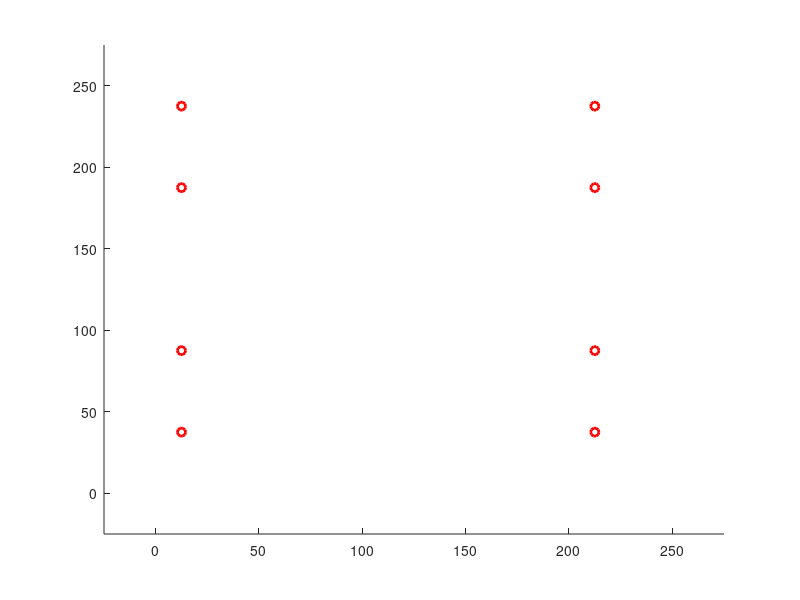

Write the MATLAB code that produced this figure. (Note: this script raises an error after producing the figure.)
%% Variable Setup

addpath('C:\Users\IceFox\Desktop\ERMINE\MATLAB')

% Map Setup
grid_size = [10 10];
grid_w = 25;

tol_wp = 18;                    
tol_line_width = 12;

cvg_sample_side = [20 20];
fixed_offset = [96.5 -54.5];
starting_grid = [1 2];

% Algorithms
Algorithm = 'square_waypoint';
navigation_mode = 'Line';

% Time Frame Setup
max_step = 20000;
interval_system_time = 2;
interval_normal_linear_command_send = 15;
interval_rotation_command_send = 10;

% Robot Dynamics Setup
tol_transform = pi/50;
Dy_angv_transform = pi/24;
tol_heading = pi/7;

update_rate_streaming = 1;                      
update_rate_streaming_single_value = 1; 
update_rate_sim = 0.2;

% Serial Communication Setup
Serial_port = 'COM12';
baudrate = 9600;


% Toggle 
is_xbee_on = false;
is_streaming_on = false;

is_calculate_coverage = false;
is_display_coverage_map = false;
is_display_wp = true;
is_display_wp_clearing = false;
is_display_route = true;
is_display_route_clearing = true;
is_display_grid_on = true;
is_print_coverage = false;
is_print_sent_commands = true;
is_print_route_deviation = false;
is_fixed_offset = false;
is_sim_normal_noise_on= true;
is_sim_large_noise_y_on = true;
is_sim_heading_correction = false;
is_streaming_collect_single_values = true;

% Data streaming setup
streaming_max_single_val = 1000;                 % unit: cm
streaming_max_shift_dis = 35;                       % unit: cm 
streaming_max_shift_dis_single_value = 20;    % unit: cm

max_pos_initialize = 10;

% Simulation Setup
sim_noise_normal = 20;                        %unit: cm
sim_noise_large_y_frequency = 0.05;
sim_noise_large_y = 50;

robot_weight = [1.5 1.5 1.5 1.5];
robot_Form = 2;

%% Variable initialization


heading = [0 0 pi pi];

time_pause = interval_system_time/100;

pos_uwb_offset = [0 -3];
flex_offset = [0 0];
pos_uwb_raw =  zeros(2, max_step);
pos_uwb = zeros(2, max_step);

pos_center = zeros(4, 2, max_step);

%heading = zeros(4, max_step);

Grid_setup = zeros(grid_size(1),  grid_size(2));
Grid_current =  zeros(grid_size(1),  grid_size(2), max_step);
Grid_visited =  zeros(grid_size(1),  grid_size(2), max_step);
robot_Grid = [];

prev_char_command = 'S';
command_count_normal_linear = 0;
command_count_rotation = 0;

Dy_force = zeros(4, 2, max_step);
Dy_a = zeros(4, 2, max_step);
Dy_v = zeros(4, 2, max_step);

is_rotating = false;

Wp = [];

Circle_Wp = [];

Line_Linear_Route = [];

Line_Robot = [];
Line_Robot_area = [];
Line_Border = [];
loc_center = [0 0];

is_transforming = false;

RobotShapes = [0 0 0 0 ;              
                        0 0 pi pi;
                        0 0 0 -pi;
                        -pi 0 0 0;
                        -pi 0 0 -pi;
                        -pi/2 0 pi 0;
                        -pi/2 0 pi pi/2];
       
for idx = 1:3
    RobotShapes = [RobotShapes; RobotShapes + pi/2*idx];
end
                    
%                                    Robot Shapes
%   =====================================
%         s01     s02      s03     s04      s05        s06       s07
%   -----------------------------------------------------------------
%
%          4                  4 3       4
%          3       2 3       2         3       4 3        2 3 4     2 3
%          2       1 4       1       1 2         2 1        1           1 4
%          1                      
%
%         s08           s010         s11        s12       s13      s14
%   -----------------------------------------------------------------
%
%                        1 2 4        1              4         2            2
%       1 2 3 4            3         2 3 4      2 3      1 3         1 3
%                                                     1           4         4
%  

Char_command_array_linear = ['R', 'F', 'L', 'B'];
Char_command_array_linear_adjustment =  ['r', 'f', 'l', 'b'];
heading_command_compensate = 0;

char_command = '';
Cvg = [];
count_cvg_point = 0;
cvg_sample_w = grid_w*[grid_size(1)/cvg_sample_side(1) grid_size(2)/cvg_sample_side(2)];
grid_dhw = sqrt(2) / 2 * grid_w;

count_pos_initialize = 0;
is_pos_initialized = false;
pos_initial = [];

if (is_xbee_on)
    delete(instrfindall);
    arduino = serial(Serial_port,'BaudRate',baudrate);
    fopen(arduino);
    
    % TO CHANGE!
    writedata = char('2');
    fwrite(arduino,writedata,'char');
end

for idxx = 1:(cvg_sample_side(2)+1)
    for idxy = 1:(cvg_sample_side(1)+1)
        Cvg = [Cvg; cvg_sample_w(1)*(idxy-1) cvg_sample_w(2)*(idxx-1) 0];
    end
end

%% Waypoint Generation

if (strcmp(navigation_mode,'Line'))
    wp_current = 1;
    disp('Generating robot routes...')
    for idx = 1: grid_size(1)-1
        if (mod(idx, 4) == 1)
            if (idx == 1)
                Wp = [Wp; 0.5*grid_w  (idx+0.5)*grid_w 2 1];
            else
                Wp = [Wp; 0.5*grid_w  (idx+floor(idx/2)+0.5)*grid_w 2 0];
            end
        end
        if (mod(idx, 4) == 2)
            Wp = [Wp; (grid_size(2) - 1.5)*grid_w  (idx+floor(idx/2)-1.5)*grid_w 2 0];
        end
        if (mod(idx, 4) == 3)
            Wp = [Wp; (grid_size(2) - 1.5)*grid_w (idx+floor(idx/2)-0.5)*grid_w 1 0];
        end
        if (mod(idx, 4) == 0)
            Wp = [Wp; 0.5*grid_w  (idx+floor(idx/2)-2.5)*grid_w 1 0];
        end
    end
elseif (strcmp(navigation_mode,'Point'))
    disp('Generating waypoints...')
    wp_current = 1;
    for idx = 1: grid_size(1)
        if (mod(idx, 4) == 1)
            Wp = [Wp; 0.5*grid_w  (idx+0.5)*grid_w 1];
            Wp = [Wp; (0.5+(grid_size(2)-2)*1/4.0)*grid_w  (idx+0.5)*grid_w 25];
            Wp = [Wp; (0.5+(grid_size(2)-2)*2/4.0)*grid_w  (idx+0.5)*grid_w 8];
            Wp = [Wp; (0.5+(grid_size(2)-2)*3/4.0)*grid_w  (idx+0.5)*grid_w 9];
        end
        if (mod(idx, 4) == 2)
            Wp = [Wp; (grid_size(2) - 1.5)*grid_w  (idx-0.5)*grid_w 21];
        end
        if (mod(idx, 4) == 3)
            Wp = [Wp; (grid_size(2) - 1.5)*grid_w (idx+0.5)*grid_w 2];
            Wp = [Wp; (grid_size(2) - 1.5 - (grid_size(2)-2)*1/4.0)*grid_w  (idx+0.5)*grid_w 11];
            Wp = [Wp; (grid_size(2) - 1.5 - (grid_size(2)-2)*2/4.0)*grid_w  (idx+0.5)*grid_w 13];
            Wp = [Wp; (grid_size(2) - 1.5 - (grid_size(2)-2)*3/4.0)*grid_w  (idx+0.5)*grid_w 5];
        end
        if (mod(idx, 4) == 0)
            Wp = [Wp; 0.5*grid_w  (idx-0.5)*grid_w 2];
        end
    end
else
    disp('Navigation method is invalid.')
    disp('Terminating Matlab script...')
    return
end

%% DRAW MAP
figure(1)
axis([-grid_w grid_w*(grid_size(1)+1) -grid_w grid_w*(grid_size(2)+1)])
hold on

 % Draw Waypoints
if (is_display_wp)
    for idx = 1: size(Wp,1)
        Circle_Wp(idx) = plot(Wp(idx, 1), Wp(idx, 2),'Color', 'r', 'LineWidth', 2, 'Marker', 'o');
    end
end
txt_endLine = [0 0];
txt_endLine_last = [0 0];

%% Square Waypoint  (SW)
tic
if ( strcmp( Algorithm, 'square_waypoint'))
    
    % Algorithm Setup
    occup_start = [2 1; 1 1; 1 2; 2 2];
    
    for idx = 1: 4
        Grid_current( occup_start( idx, 1), occup_start( idx, 2), 1) = idx ;
        Grid_visited( occup_start( idx, 1), occup_start( idx, 2), 1) = 1;
    end 
    pos_uwb_raw(:, 1) = pos_uwb_offset;
    pos_uwb(:, 1) = pos_uwb_raw(:, 1);

    % Algorithm Main Loop
    for step = 1:max_step
        
        % Pause function
        pause(time_pause);
           
        % streaming input
        if (is_streaming_on)
           
            fid = fopen('C:\Marvelmind\dashboard\logs\TestLog.txt','rt');
            txt_Streaming = textscan(fid, '%f %f %f %f %f %f %f %f %f %f %f %f %f %f %f', 'delimiter', ',','collectoutput',true...
                  , 'HeaderLines', 3);
            txt_Streaming=txt_Streaming{1};
            fclose(fid);
            txt_rows=size(txt_Streaming,1);
            txt_endLine = txt_Streaming(end, 5:6);
            
            if (is_fixed_offset) 
                txt_endLine = txt_endLine*100 + fixed_offset;
            else
                txt_endLine = txt_endLine*100 + flex_offset;
            end
            
            % Initialize starting position
            if (~is_pos_initialized && (txt_endLine(1) ~= 0 &&  ~isnan(txt_endLine(1))  &&  txt_endLine(2) ~= 0 &&  ~isnan(txt_endLine(2))))
                if (txt_endLine(1) < streaming_max_single_val && txt_endLine(2) < streaming_max_single_val)
                    count_pos_initialize = count_pos_initialize + 1;
                    pos_initial = [pos_initial; txt_endLine];
                    if count_pos_initialize >= max_pos_initialize
                        txt_endLine_last = mean(pos_initial);
                        is_pos_initialized = true;
                        disp(['Position initialized at x:',  num2str(txt_endLine_last(1)), '; y:', num2str(txt_endLine_last(2))]);
                        flex_offset = (starting_grid - [0.5 0.5])* grid_w - txt_endLine_last;
                        %pos_uwb_offset = txt_endLine_last - starting_grid * grid_w;
                        txt_endLine_last = starting_grid * grid_w;
                    end
                    pos_uwb(:, step+1) = pos_uwb(:, step);
                end
            elseif  (is_pos_initialized)
                % Streaming with Dashboard data
                if (~is_streaming_collect_single_values && txt_endLine(1) ~= 0 &&  ~isnan(txt_endLine(1))  &&  txt_endLine(2) ~= 0 &&  ~isnan(txt_endLine(2)) )
                    if (txt_endLine_last(1) ~= txt_endLine(1) || txt_endLine_last(2) ~= txt_endLine(2)) 
                        if norm(txt_endLine_last - txt_endLine) < streaming_max_shift_dis
                            line([txt_endLine_last(1) txt_endLine(1)], [txt_endLine_last(2) txt_endLine(2)]);
                            txt_endLine_last = txt_endLine;
                            pos_uwb(:, step+1) = (1 - update_rate_streaming) * pos_uwb(:, step) + update_rate_streaming * txt_endLine_last.' ;
                        else
                            pos_uwb(:, step+1) = pos_uwb(:, step);
                        end
                    else
                        pos_uwb(:, step+1) = pos_uwb(:, step);
                    end
                % Single value allowed for data streaming at higher frequency
                elseif (is_streaming_collect_single_values && txt_endLine(1) ~= 0  && txt_endLine(2) ~= 0 )
                     if(~isnan(txt_endLine(1)) && ~isnan(txt_endLine(2)))
                        if (txt_endLine_last(1) ~= txt_endLine(1) || txt_endLine_last(2) ~= txt_endLine(2)) 
                            if norm(txt_endLine_last - txt_endLine) < streaming_max_shift_dis
                                line([txt_endLine_last(1) txt_endLine(1)], [txt_endLine_last(2) txt_endLine(2)]);
                                txt_endLine_last = txt_endLine;
                                pos_uwb(:, step+1) = (1 - update_rate_streaming) * pos_uwb(:, step) + update_rate_streaming * txt_endLine_last.' ;
                            else
                                pos_uwb(:, step+1) = pos_uwb(:, step);
                            end
                        else
                            pos_uwb(:, step+1) = pos_uwb(:, step);
                        end
                     elseif(~isnan(txt_endLine(1)))
                        if (txt_endLine_last(1) ~= txt_endLine(1))
                            txt_endLine = [txt_endLine(1) txt_endLine_last(2)];
                            if norm(txt_endLine_last - txt_endLine) < streaming_max_shift_dis_single_value
                                line([txt_endLine_last(1) txt_endLine(1)], [txt_endLine_last(2) txt_endLine_last(2)]);
                                txt_endLine_last = txt_endLine;
                                pos_uwb(:, step+1) = (1 - update_rate_streaming_single_value) * pos_uwb(:, step) + update_rate_streaming_single_value * txt_endLine_last.' ;
                            else
                                pos_uwb(:, step+1) = pos_uwb(:, step);
                            end
                        else
                            pos_uwb(:, step+1) = pos_uwb(:, step);
                        end
                    elseif(~isnan(txt_endLine(2)))
                        if (txt_endLine_last(2) ~= txt_endLine(2))
                            txt_endLine = [txt_endLine_last(1) txt_endLine(2)];
                            if norm(txt_endLine_last - txt_endLine) < streaming_max_shift_dis_single_value
                                line([txt_endLine_last(1) txt_endLine_last(1)], [txt_endLine_last(2) txt_endLine(2)]);
                                txt_endLine_last = txt_endLine;
                                pos_uwb(:, step+1) = (1 - update_rate_streaming_single_value) * pos_uwb(:, step) + update_rate_streaming_single_value * txt_endLine_last.'  ;
                            else
                                pos_uwb(:, step+1) = pos_uwb(:, step);
                            end
                        else
                            pos_uwb(:, step+1) = pos_uwb(:, step);
                        end
                    else
                        pos_uwb(:, step+1) = pos_uwb(:, step);
                    end
                else
                    pos_uwb(:, step+1) = pos_uwb(:, step);
                end
            else
                pos_uwb(:, step+1) = pos_uwb(:, step);
            end
        end
        
        % Grid Location
        robot_Grid = [floor(pos_uwb(1, step)/grid_w) floor(pos_uwb(2, step)/grid_w)];
        
        % Waypoint clearing
        if(norm(pos_uwb(:, step).' - Wp(wp_current, 1:2)) < tol_wp )
            if (is_display_wp && is_display_wp_clearing)
                delete(Circle_Wp(wp_current));
            end
            wp_current = wp_current + 1;
            % Break condition
            if wp_current > size(Wp,1)
                break;
            end
            heading_command_compensate = floor((Wp(wp_current, 3)-1)/7);
        end
        
        % Transformation
        is_require_transform = false;
        for rbtidx = 1:4
            if abs(heading(rbtidx) - RobotShapes(Wp(wp_current, 3),rbtidx)) > tol_transform
                is_require_transform = true;
            end
        end
       
        
        if (robot_Form ~= Wp(wp_current, 3) && is_require_transform)
            if (command_count_rotation >= interval_rotation_command_send)
                is_transforming = true;
                if (is_xbee_on)
                    writedata = char(num2str(Wp(wp_current, 3)));
                    fwrite(arduino,writedata,'char');
                end
                prev_char_command = char(num2str(Wp(wp_current, 3)));
                if (is_print_sent_commands) 
                    disp(['Time:', num2str(round(toc,2)), 's; Command Sent: ''' , num2str(Wp(wp_current, 3)), ''''])
                end
                command_count_rotation = 0;
            else
                command_count_rotation = command_count_rotation + 1;
            end
        else
            robot_Form = Wp(wp_current, 3);
            is_transforming = false;
        end
            
        % Robot Motion
        if (~is_pos_initialized && is_streaming_on)
            pos_uwb(:, step+1) = pos_uwb(:, step);
        elseif (is_transforming)
            heading = robotTransformation(Wp(wp_current, 3), heading, RobotShapes, tol_transform, Dy_angv_transform);
            pos_uwb(:, step+1) = pos_uwb(:, step);
        elseif (heading(2) > tol_heading && is_sim_heading_correction ) 
            [Dy_v(:, :, step), heading] = robotMovement('l', heading, 0);
            pos_uwb(:, step+1) = pos_uwb(:, step);
        elseif (heading(2) < - tol_heading && is_sim_heading_correction) 
            [Dy_v(:, :, step), heading]  = robotMovement('r', heading, 0);
            pos_uwb(:, step+1) = pos_uwb(:, step);
        else
            % Waypoint navigation
            if (strcmp(navigation_mode,'Point'))
                if abs(Wp(wp_current, 1) - pos_uwb(1,step)) > abs(Wp(wp_current, 2) - pos_uwb(2,step)) 
                    if Wp(wp_current, 1) - pos_uwb(1,step) > 0
                        char_command = Char_command_array_linear(1+mod(heading_command_compensate,4));  
                    else
                        char_command = Char_command_array_linear(1+mod(heading_command_compensate+2,4));
                    end
                else
                    if Wp(wp_current, 2) - pos_uwb(2,step) > 0
                        char_command = Char_command_array_linear(1+mod(heading_command_compensate+1,4));
                    else
                        char_command = Char_command_array_linear(1+mod(heading_command_compensate+3,4));
                    end
                end
            % Line navigation
            elseif (strcmp(navigation_mode,'Line'))
                if (Wp(wp_current, 4) == 1)
                    if abs(Wp(wp_current, 1) - pos_uwb(1,step)) > abs(Wp(wp_current, 2) - pos_uwb(2,step)) 
                        if Wp(wp_current, 1) - pos_uwb(1,step) > 0
                            char_command = Char_command_array_linear(1+mod(heading_command_compensate,4));  
                        else
                            char_command = Char_command_array_linear(1+mod(heading_command_compensate+2,4));
                        end
                    else
                        if Wp(wp_current, 2) - pos_uwb(2,step) > 0
                            char_command = Char_command_array_linear(1+mod(heading_command_compensate+1,4));
                        else
                            char_command = Char_command_array_linear(1+mod(heading_command_compensate+3,4));
                        end
                    end
                else
                    route_deviation = Dis_point_line([pos_uwb(: , step).' 0], [Wp(wp_current, 1:2) 0], [Wp(wp_current-1, 1:2) 0]) - tol_line_width;
                    if  (route_deviation < 0)
                        if abs(Wp(wp_current, 1) - pos_uwb(1,step)) > abs(Wp(wp_current, 2) - pos_uwb(2,step)) 
                            if Wp(wp_current, 1) - pos_uwb(1,step) > 0
                                char_command = Char_command_array_linear(1+mod(heading_command_compensate,4));  
                            else
                                char_command = Char_command_array_linear(1+mod(heading_command_compensate+2,4));
                            end
                        else
                            if Wp(wp_current, 2) - pos_uwb(2,step) > 0
                                char_command = Char_command_array_linear(1+mod(heading_command_compensate+1,4));
                            else
                                char_command = Char_command_array_linear(1+mod(heading_command_compensate+3,4));
                            end
                        end
                    else
                        if (is_print_route_deviation)
                            disp(['Time:', num2str(round(toc,2)), 's; Grid: (', num2str(robot_Grid(1)), ',' num2str(robot_Grid(2)), ...
                                    '); Track deviation: ', num2str(round(route_deviation,2)), 'cm.' ]);
                        end
                        
                        closest_point_to_track = closestPoint(pos_uwb(:,step).', Wp(wp_current-1, 1:2), Wp(wp_current, 1:2));

                        if abs(closest_point_to_track(1) - pos_uwb(1,step)) > abs(closest_point_to_track(2) - pos_uwb(2,step)) 
                            if closest_point_to_track(1) - pos_uwb(1,step) > 0
                                char_command = Char_command_array_linear_adjustment(1+mod(heading_command_compensate,4));  
                            else
                                char_command = Char_command_array_linear_adjustment(1+mod(heading_command_compensate+2,4));
                            end
                        else
                            if closest_point_to_track(2) - pos_uwb(2,step) > 0
                                char_command = Char_command_array_linear_adjustment(1+mod(heading_command_compensate+1,4));
                            else
                                char_command = Char_command_array_linear_adjustment(1+mod(heading_command_compensate+3,4));
                            end
                        end
                    end
                end
            end
            
            % Movement for simulations
            if (~is_streaming_on && ~is_transforming)
                [Dy_v(:, :, step), heading]  = robotMovement(char_command, heading, 2);
                sim_noise = 0;
                if (is_sim_normal_noise_on)
                    sim_noise = sim_noise + rand(2,1) * sim_noise_normal - sim_noise_normal/2.0;
                end
                if (is_sim_large_noise_y_on && rand < sim_noise_large_y_frequency) 
                    sim_noise = sim_noise + [0.5; rand] * sim_noise_large_y - sim_noise_large_y/2.0;
                end
                pos_uwb(:, step+1) = Dy_v(2, :, step).' * interval_system_time+ ...
                                                    update_rate_sim* (pos_uwb(:, step) + sim_noise)...
                                                   + (1 - update_rate_sim)* pos_uwb(:, step);
            end
        end
        
        % Xbee Communication
        if (~is_transforming && ~strcmp(char_command,char(prev_char_command)) || (command_count_normal_linear >= interval_normal_linear_command_send))
            if (is_xbee_on)
                writedata = char(char_command);
                fwrite(arduino,writedata,'char');
            end
            prev_char_command = char_command;
            if (is_print_sent_commands) 
                disp(['Time:', num2str(round(toc,2)), 's; Command Sent: ''' , char_command, ''''])
            end
            command_count_normal_linear = 0;
        else
            command_count_normal_linear = command_count_normal_linear + 1;
        end
        
        
        % calibrate pos here
        pos_x = pos_uwb(1,step);
        pos_nx = pos_uwb(1, step+1);
        pos_y = pos_uwb(2,step);
        pos_ny = pos_uwb(2, step+1);
        
        
        % remove previous robot line plot
        if (~isempty(Line_Robot))
            delete(Line_Robot)
            delete(Line_Linear_Route)
        end
        Line_Robot = [];
        Line_Border = [];
        Line_Linear_Route = [];
        
        % Draw Robot
        pos_center(2,:, step) = [pos_x pos_y];
        pos_center(1,:, step) =  pos_center(2,:,step) + grid_dhw* ...
                                   [sin(pi/4 - heading(2))-cos(pi/4 - heading(1)) ...
                                    -cos(pi/4 - heading(2))-sin(pi/4 - heading(1))];
        pos_center(3,:, step) =  pos_center(2,:,step) + grid_dhw* ...
                                   [cos(pi/4 - heading(2))+sin(heading(3) - pi/4) ...
                                    sin(pi/4 - heading(2))+cos(heading(3) - pi/4)];
        pos_center(4,:, step) =  pos_center(3,:,step) + grid_dhw* ...
                                   [sin(-pi/4 + heading(3))+sin(pi/4 + heading(4)) ...
                                    cos(-pi/4 + heading(3))+cos(pi/4 + heading(4))]; 
        
        pos_center(2,:, step+1) = [pos_nx pos_ny];
        pos_center(1,:, step+1) =  pos_center(2,:, step+1) + grid_dhw* ...
                                   [sin(pi/4 - heading(2))-cos(pi/4 - heading(1)) ...
                                    -cos(pi/4 - heading(2))-sin(pi/4 - heading(1))];
        pos_center(3,:, step+1) =  pos_center(2,:, step+1) + grid_dhw* ...
                                   [cos(pi/4 - heading(2))+sin(heading(3) - pi/4) ...
                                    sin(pi/4 - heading(2))+cos(heading(3) - pi/4)];
        pos_center(4,:, step+1) =  pos_center(3,:,step+1)  + grid_dhw* ...
                                   [sin(-pi/4 + heading(3))+sin(pi/4 + heading(4)) ...
                                    cos(-pi/4 + heading(3))+cos(pi/4 + heading(4))]; 
        

        % plot robot BG
        if (is_display_coverage_map == true)
            for robidx = 1:4
            Line_Robot(robidx,1) = line([pos_center(robidx, 1, step)+grid_dhw*cos(pi/4 - heading(robidx)) ...
                                                     pos_center(robidx, 1, step)+grid_dhw*sin(pi/4 - heading(robidx))], ...
                                                    [pos_center(robidx, 2, step)+grid_dhw*sin(pi/4 -  heading(robidx)) ...
                                                     pos_center(robidx, 2, step)+grid_dhw*-cos(pi/4 -  heading(robidx))], 'Color', 'yellow', 'LineWidth', 2);
            Line_Robot(robidx,2) = line([pos_center(robidx, 1, step)+grid_dhw*cos(pi/4 -  heading(robidx))... 
                                                     pos_center(robidx, 1, step)+grid_dhw*-sin(pi/4 -  heading(robidx))], ...
                                                    [ pos_center(robidx, 2, step)+grid_dhw*sin(pi/4 -  heading(robidx))...
                                                      pos_center(robidx, 2, step)+grid_dhw*cos(pi/4 -  heading(robidx))], 'Color', 'yellow', 'LineWidth', 2);
            Line_Robot(robidx,3) = line([pos_center(robidx, 1, step)+grid_dhw*-cos(pi/4 -  heading(robidx)) ...
                                                     pos_center(robidx, 1, step)+grid_dhw*-sin(pi/4 -  heading(robidx))], ...
                                                    [ pos_center(robidx, 2, step)+grid_dhw*-sin(pi/4 -  heading(robidx)) ...
                                                      pos_center(robidx, 2, step)+grid_dhw*cos(pi/4 -  heading(robidx))], 'Color', 'yellow', 'LineWidth', 2);
            Line_Robot(robidx,4) = line([pos_center(robidx, 1, step)+grid_dhw*-cos(pi/4 -  heading(robidx)) ...
                                                     pos_center(robidx, 1, step)+grid_dhw*sin(pi/4 -  heading(robidx))], ...
                                                    [ pos_center(robidx, 2, step)+grid_dhw*-sin(pi/4 -  heading(robidx))...
                                                      pos_center(robidx, 2, step)+grid_dhw*-cos(pi/4 -  heading(robidx))], 'Color', 'yellow', 'LineWidth', 2);
             end
        end
        
        
        % Draw Outer Border
        Line_Border(1) = line([0 0], [0 grid_w*grid_size(1)], 'Color', 'black', 'LineWidth', 2);
        Line_Border(2) =line([0 grid_w*grid_size(2)], [0 0], 'Color', 'black', 'LineWidth', 2);
        Line_Border(3) =line([grid_w*grid_size(2) grid_w*grid_size(1)], [0 grid_w*grid_size(1)], 'Color', 'black', 'LineWidth', 2);
        Line_Border(4) =line([grid_w*grid_size(2) 0], [grid_w*grid_size(2) grid_w*grid_size(1)], 'Color', 'black', 'LineWidth', 2);
        if (is_display_grid_on)
            for idxx = 1:(grid_size(1) + 1)
                line(grid_w*[(idxx-1) (idxx-1)], grid_w*[0 grid_size(2)], 'Color', 'black', 'LineWidth', 0.5);
            end
            for idxy = 1:(grid_size(2) + 1)
                line(grid_w*[0 grid_size(1)], grid_w*[(idxy-1) (idxy-1)], 'Color', 'black', 'LineWidth', 0.5);
            end
        end
        
        
        % Draw Robot Tracks
        % TODO: track rotation!
        if (strcmp(navigation_mode,'Line') && is_display_route)
            if (is_display_route_clearing)
                wpidx_begin = wp_current;
            else 
                wpidx_begin = 2;
            end
            for wpidx = wpidx_begin : size(Wp,1)
                if (Wp(wpidx, 4) ~= 1)
                    route_norm_vector = null(Wp(wpidx, 1:2) - Wp(wpidx-1, 1:2)).';
                    line_linear_route_v1 = Wp(wpidx-1, 1:2) - route_norm_vector()*tol_line_width;
                    line_linear_route_v2 = Wp(wpidx, 1:2) + route_norm_vector()*tol_line_width;
                    line_linear_route_x = [line_linear_route_v1(1) line_linear_route_v2(1) line_linear_route_v2(1) line_linear_route_v1(1) line_linear_route_v1(1)];
                    line_linear_route_y = [line_linear_route_v1(2) line_linear_route_v1(2) line_linear_route_v2(2) line_linear_route_v2(2) line_linear_route_v1(2)];
                    %{route_norm_vector = null(Wp(Wpidx, 1:2) - Wp(Wpidx, 1:2)).';
                    Line_Linear_Route = [ Line_Linear_Route, plot(line_linear_route_x, line_linear_route_y, 'b-')]; 
                end
            end
        end
        
        % Draw Robot Outline
        for robidx = 1:4
            %line([pos_center(robidx,1,step) pos_center(robidx,1,step+1)], [pos_center(robidx,2,step) pos_center(robidx,2,step+1)])  
            Line_Robot(robidx,1) = line([pos_center(robidx, 1, step)+grid_dhw*cos(pi/4 - heading(robidx)) ...
                                                     pos_center(robidx, 1, step)+grid_dhw*sin(pi/4 - heading(robidx))], ...
                                                    [pos_center(robidx, 2, step)+grid_dhw*sin(pi/4 -  heading(robidx)) ...
                                                     pos_center(robidx, 2, step)+grid_dhw*-cos(pi/4 -  heading(robidx))], 'Color', 'green', 'LineWidth', 1);
            Line_Robot(robidx,2) = line([pos_center(robidx, 1, step)+grid_dhw*cos(pi/4 -  heading(robidx))... 
                                                     pos_center(robidx, 1, step)+grid_dhw*-sin(pi/4 -  heading(robidx))], ...
                                                    [ pos_center(robidx, 2, step)+grid_dhw*sin(pi/4 -  heading(robidx))...
                                                      pos_center(robidx, 2, step)+grid_dhw*cos(pi/4 -  heading(robidx))], 'Color', 'green', 'LineWidth', 1);
            Line_Robot(robidx,3) = line([pos_center(robidx, 1, step)+grid_dhw*-cos(pi/4 -  heading(robidx)) ...
                                                     pos_center(robidx, 1, step)+grid_dhw*-sin(pi/4 -  heading(robidx))], ...
                                                    [ pos_center(robidx, 2, step)+grid_dhw*-sin(pi/4 -  heading(robidx)) ...
                                                      pos_center(robidx, 2, step)+grid_dhw*cos(pi/4 -  heading(robidx))], 'Color', 'green', 'LineWidth', 1);
            Line_Robot(robidx,4) = line([pos_center(robidx, 1, step)+grid_dhw*-cos(pi/4 -  heading(robidx)) ...
                                                     pos_center(robidx, 1, step)+grid_dhw*sin(pi/4 -  heading(robidx))], ...
                                                    [ pos_center(robidx, 2, step)+grid_dhw*-sin(pi/4 -  heading(robidx))...
                                                      pos_center(robidx, 2, step)+grid_dhw*-cos(pi/4 -  heading(robidx))], 'Color', 'green', 'LineWidth', 1);   
        end
        
        if(is_calculate_coverage)
            for cvg_idx = 1: numel(Cvg(:, 1))
                if (abs(pos_center(2, :, step)-Cvg(cvg_idx, 1:2)) < 2.5*sqrt(2)*grid_w)
                    for robidx = 1:4
                        if (Cvg(cvg_idx, 3) == 0)
                            tri1_x = [pos_center(robidx, 1, step)+grid_dhw*cos(pi/4 - heading(robidx)) ...
                                          pos_center(robidx, 1, step)+grid_dhw*sin(pi/4 - heading(robidx)) ...
                                          Cvg(cvg_idx, 1)];
                            tri1_y = [pos_center(robidx, 2, step)+grid_dhw*sin(pi/4 -  heading(robidx))  ...
                                          pos_center(robidx, 2, step)+grid_dhw*-cos(pi/4 -  heading(robidx)) ...
                                          Cvg(cvg_idx, 2)];
                            area1 = polyarea(tri1_x,tri1_y);
                            tri2_x = [pos_center(robidx, 1, step)+grid_dhw*cos(pi/4 -  heading(robidx)) ...
                                          pos_center(robidx, 1, step)+grid_dhw*-sin(pi/4 -  heading(robidx)) ...
                                          Cvg(cvg_idx, 1)];
                            tri2_y = [pos_center(robidx, 2, step)+grid_dhw*sin(pi/4 -  heading(robidx))  ...
                                          pos_center(robidx, 2, step)+grid_dhw*cos(pi/4 -  heading(robidx)) ...
                                          Cvg(cvg_idx, 2)];
                            area2 = polyarea(tri1_x,tri1_y);
                            tri3_x = [pos_center(robidx, 1, step)+grid_dhw*-cos(pi/4 -  heading(robidx)) ...
                                          pos_center(robidx, 1, step)+grid_dhw*-sin(pi/4 - heading(robidx)) ...
                                          Cvg(cvg_idx, 1)];
                            tri3_y = [pos_center(robidx, 2, step)+grid_dhw*-sin(pi/4 -  heading(robidx))  ...
                                          pos_center(robidx, 2, step)+grid_dhw*cos(pi/4 -  heading(robidx)) ...
                                          Cvg(cvg_idx, 2)];
                            area3 = polyarea(tri3_x,tri3_y);
                            tri4_x = [pos_center(robidx, 1, step)+grid_dhw*-cos(pi/4 -  heading(robidx)) ...
                                          pos_center(robidx, 1, step)+grid_dhw*sin(pi/4 -  heading(robidx)) ...
                                          Cvg(cvg_idx, 1)];
                            tri4_y = [pos_center(robidx, 2, step)+grid_dhw*-sin(pi/4 -  heading(robidx)) ...
                                          pos_center(robidx, 2, step)+grid_dhw*-cos(pi/4 -  heading(robidx)) ...
                                          Cvg(cvg_idx, 2)];
                            area4 =  polyarea(tri4_x,tri4_y);
                            if area1 + area2 + area3 + area4 <= grid_w* grid_w + 0.1
                                Cvg(cvg_idx,3) = 1;
                                count_cvg_point = count_cvg_point+1;
                            end
                        end
                    end
                end
            end
            if (is_print_coverage)
                disp(['Coverage: ',  num2str(count_cvg_point*100 / numel(Cvg(:, 1))), ' %']);
            end
        end
        % Draw Robot Center
        line([pos_x pos_nx], [pos_y pos_ny])
    end
end

if (is_xbee_on)
     writedata = char('S');
     fwrite(arduino,writedata,'char');
end

disp('===================');
disp('Robot Navigation Completed!');
toc
if (is_calculate_coverage)
    disp(['Final Map Coverage: ',  num2str(count_cvg_point*100 / numel(Cvg(:, 1))), ' %']);
end